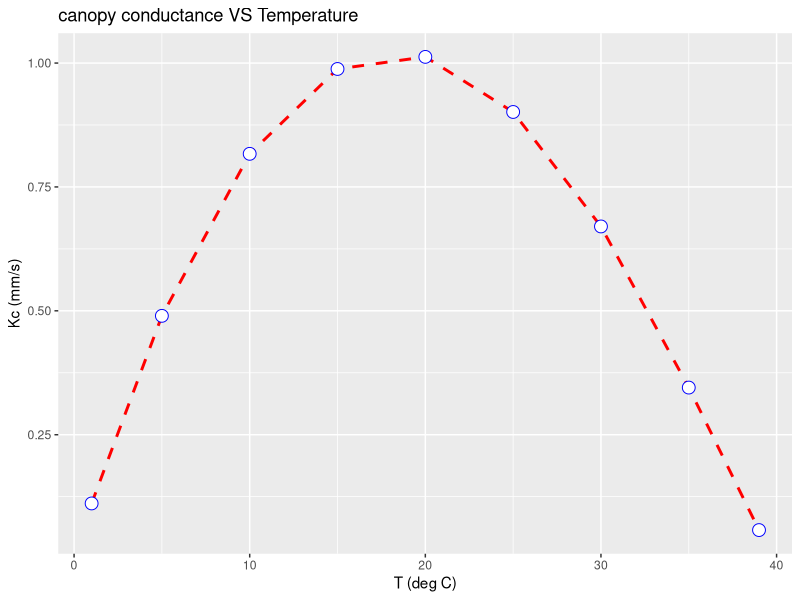
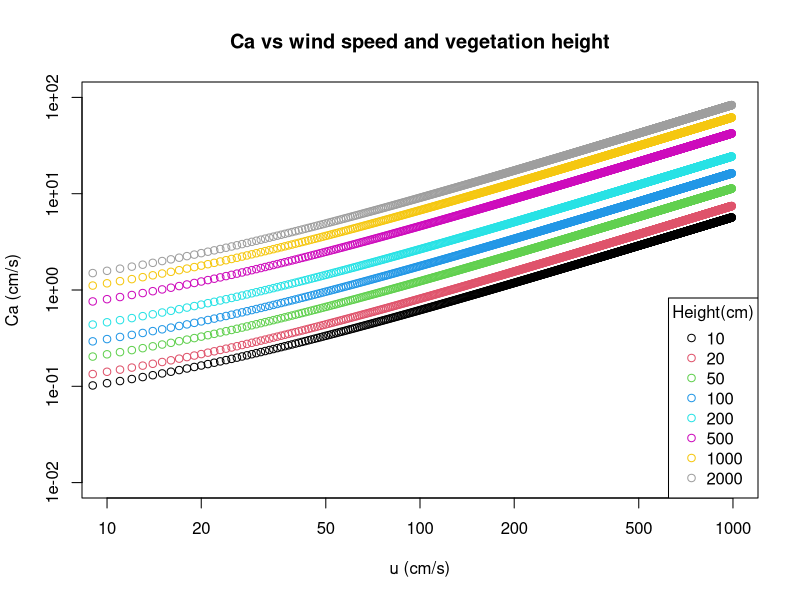
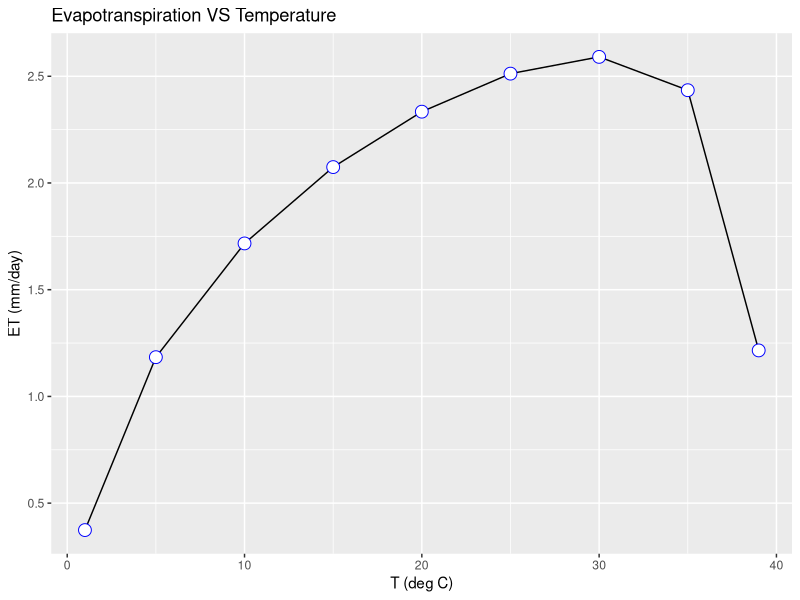
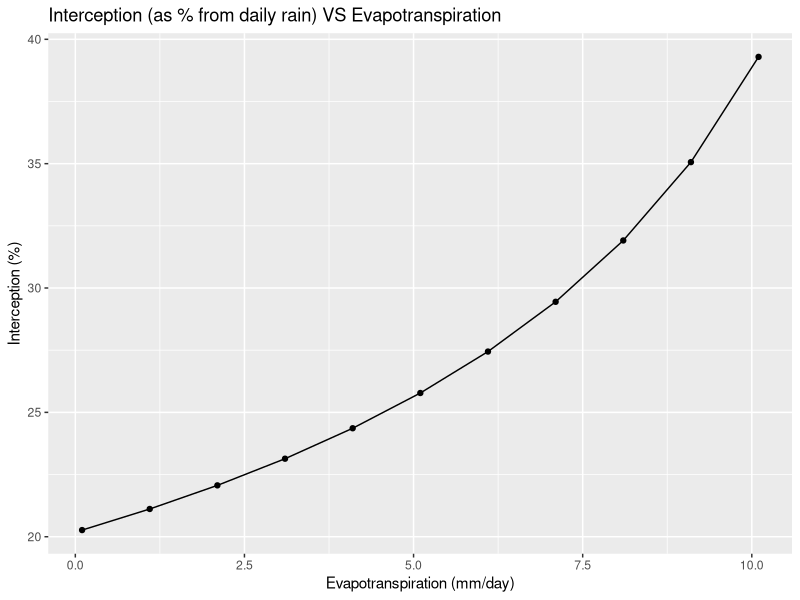
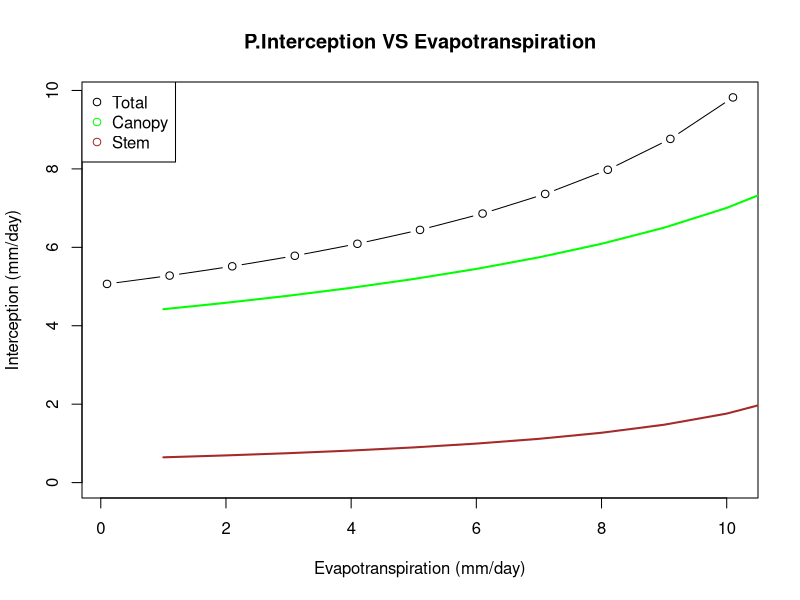
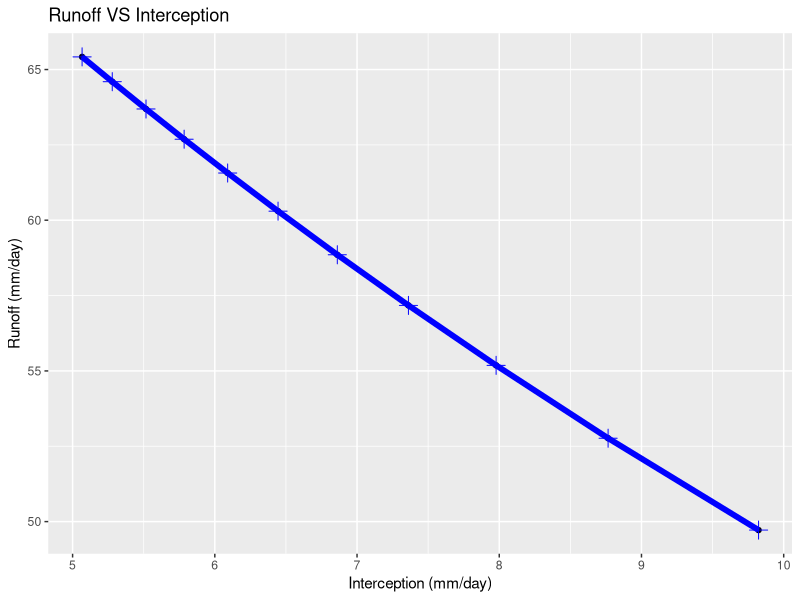

Here is the R script that generated these plots, in order: (Note: this script raises an error after producing the figures.)
## ---- chunk 1
library(ggplot2)
## ---- chunk 2
#' Canopy Conductance Model
#' 
#' The R in Jarvis parameters is for "relative". the valus can be taken from the plots and equations in "Physical Hydrology: Third Edition" by S. Lawrence Dingman (p. 282).
#Default values for Quercus ilex (oaks) and Mediterranian sclerophyllous where taken from
#Schulze, E. D., Kelliher, F. M., Korner, C., Lloyd, J., & Leuning, R. (1994). Relationships among maximum stomatal #conductance, ecosystem surface conductance, carbon assimilation rate, and plant nitrogen nutrition: a global ecology #scaling exercise. Annual Review of Ecology and Systematics, 629-660.
#and
#Limousin, J. M., Rambal, S., Ourcival, J. M., & Joffre, R. (2008). Modelling rainfall interception in a Mediterranean #Quercus ilex ecosystem: lesson from a throughfall exclusion experiment. Journal of Hydrology, 357(1), 57-66. 



#' @param T (deg c) air temperature at measured height above ground (0>T<40 deg C).
#' @param Cleaf_max (mm/s) maximum stomatal contuctance .
#' @param Rnrad (-) Relative solar radiation.
#' @param Rvpd (-) Relative absolute-humidity deficit.
#' @param Rteta (-) Relative soli moisture deficit.
#' @param LAI (-) Leaf area index.
#' @param Fs (-) Shelter factor.
#' @usage calculate canopy conductance, based on the Jarvis model. To be used in Penman-Montieth ET model.
#' @author Elad Dente
#' @return Jarvis model coefficient (Jarvis_c) and canopy conductance (Kc, mm/s)

canopy_conductance<-
  function(Cleaf_max=4.8, Rnrad, Rvpd=0.85,T, Rteta, LAI=1.61,Fs=0.2) {
    
    #       Internal Variables
    #       RT  (-) from  T, based on Stewart (1988) relationsip). 
    
    #RT from T
    RT=(T*(40-T)^1.18)/691
    
    #claculating Jc
    Jarvis_c = (Cleaf_max*Rnrad*Rvpd*RT*Rteta)
    
    #claculating Kc
    Kc = (Jarvis_c*LAI*Fs)
    
    #return Kc
    return(list(Jarvis_coefficient=Jarvis_c, Relative_temperature=RT, Canopy_conductance_mm.s=Kc))
  }
## ---- chunk 3
#typical T values:
T_i=c(1,5,10,15,20,25,30,35,39);
#Calculating Kc for differnt T_i values:
Kc_res=matrix(,nrow = length(T_i), ncol = 1);
for (i in 1:length(T_i)){
    a<-(canopy_conductance(Rnrad=0.5, T = T_i[i],Rteta=1,Fs=0.6,LAI=1,Cleaf_max = 4));
    Kc_res[i,1]=a$Canopy_conductance_mm.s
  }

## ---- chunk 4
qplot(T_i,Kc_res,main="canopy conductance VS Temperature", xlab="T (deg C)", ylab="Kc (mm/s)") + geom_line(colour="red", linetype="dashed", size=1) + geom_point(colour="blue", size=4, shape=21, fill="white")
## ---- chunk 5
#' Atmospheric conductance model
#' 
#' Based on eq.6.48 (p. 278) in "Physical Hydrology: Third Edition" by S. Lawrence Dingman
#' This model gives estimation of the atmospheric conductance (Ca) based on the 
#' wind velocity (at 2m above vegetation, 'windspeed') and vegetation height ('z_veg')
#' 
#' @param   windspeed (cm/s) at 2m above ground 
#' @param   z_veg (cm), height of vegetation above ground
#' @usage calculate atmospheric conductance to be used in Penman-Montieth ET model.
#' @author Elad Dente
#' @return zd, z0, zm (all in cm), and atmospheric conductance (cm/s)

atmo_conductance <-
function(windspeed, z_veg) {
    #       Internal Variables
    #
    #       Zd     (cm)    zero-plan displacement height
    #       z0    (cm)     roughness height
    #       zm      (cm)      measurement_height
    
    #zd from Z_veg
    zd = 0.7*z_veg
    
    #z0 from z_veg
    z0 = 0.1*z_veg
    
    #zm from z_veg
    zm = (z_veg +200)
     
    #claculating Ca
    Ca = (windspeed/(6.25*(log((zm-zd)/z0))^2))
    
    #return Ca
    return(list(displacement_height=zd, roughness_height=z0, measurement_height=zm, atmospheric_conductance_cm.s=Ca))
  }

## ---- chunk 6
#windspeed values cm/s:
u=seq(10,1000);
#vegetation height values cm
z=c(10,20,50,100,200,500,1000,2000);
#matrix for the results
atmo_res=matrix(,nrow = length(u), ncol = length(z));
for (i in 1:length(u)){
  for (j in 1:length(z)){
    x<-(atmo_conductance(u[i],z[j]));
    atmo_res[i,j]=x$atmospheric_conductance_cm.s
  }
}

#ploting the matrix
matplot(atmo_res, type = c("b"),pch=1,col = 1:8,
        main="Ca vs wind speed and vegetation height", xlab="u (cm/s)", ylab="Ca (cm/s)",
  xlim=c(10, 1000), ylim=c(0.01, 100),log="xy")
legend("bottomright", legend = z[1:8], col=1:8, pch=1, title="Height(cm)")
## ---- chunk 7
#' Penman Montieth Equation
#' 
#' THis function computer evapotranspiration based on radiation, conductance etc
#' 

#' @param        Tair    (deg C) air temperature
#' @param    vpd     (Pa)    vapour pressure deficit
#' @param     Rnet    (j/m2/day)      net radiation
#' @param     gs      (mm/s)  surface conductance
#' @param     ga      (mm/s)  aerodynamic conductance
#' @param     CP  =      1010.0 (J/kg*K) specific heat of air
#' @param    Pair = 101325 (Pa)
#' @author Naomi (edited by Elad Dente)
#' @return ET (W/m^2),Evapotranspiration (m/s), Evapotranspiration (mm/day)
 
 
penman_montieth =
function(Tair, vpd, Rnet, gs,ga, dayl=11, CP=1010, Pair=101325) {
  
  #       Internal Variables
  #
  #       rho     (kg/m3)         density of air
  #       CP      (K/jg/degC)     specific heat of air
  #       lhvap   (J/kg)          latent heat of vapourization H20
  #       s       (Pa/degC)       slope of sat vpd vs T curve
  #       rs      (s/m)   surface resistance
  #       ra      (s/m)   aerodynamic resistance
  

  # convert Rnet to daytime value in j/m2/s
  Rnet = Rnet / (60*60*dayl)
  
  # convert conductance to resistance and change units
  rs = 1000.0/gs
  ra = 1000.0/ga
  
  # Assign tk (Kelvins)
  tk = Tair + 273.15
  
  #       Density of air (rho) as a fn. of air temp.
  rho = 1.292 * ( 0.00428 * Tair )
  
  #       Latent heat of vapourization as a fn. of Tair.
  lhvap = 2.5023e6 - 2430.54 * Tair
  
  #       Temperature offsets for slope estimates
  dt = 0.2
  t1 = Tair + dt
  t2 = Tair - dt
  
  #       Saturation vapour pressures at t1 and t2(Pa)
  pvs1 = 610.7 * exp(17.38 * t1 / ( 239.0 + t1))
  pvs2 = 610.7 * exp(17.38 * t2 / ( 239.0 + t2))
  
  #       Slope of pvs vs T curve at Tair (Pa/deg C)
  s = ( pvs1 -   pvs2 ) / ( t1 -  t2 )
  
  #       Calculate gamma
  gamma = CP * Pair / ( lhvap )
  
  
  #       Evaporation in W/m2
  et = ((s*Rnet) + (rho*CP*vpd/ra)) / (gamma*(1.0 + rs/ra) +s)
  
  
  #       mH20/s = W/m2 * 1kgH20/lhvap J * 1m3H20/1000kGH20
  ewater = ( et/ ( lhvap * 1000 ))
  
  # mmH20/day
  ewater.day = ewater * dayl*60*60 * 1000
  
  # return from your function
  return(list(Evapotransiration=et,mH2O.s=ewater,mmH2O.day=ewater.day))
}

## ---- chunk 8
#Calculating ET for differnt T_i values:
ET_res=matrix(,nrow = length(T_i), ncol = 1);
for (i in 1:length(T_i))
  {
    b<-penman_montieth(Tair=T_i[i],vpd=250,Rnet=9000000, gs=Kc_res[i],ga=1)
    ET_res[i,1]=b$mmH2O.day
}
#plot
qplot(T_i,ET_res,main="Evapotranspiration VS Temperature", xlab="T (deg C)", ylab="ET (mm/day)")+ geom_line() + geom_point(colour="blue", size=4, shape=21, fill="white")
## ---- chunk 9
#' Canopy and Stem Interception Model
#' 
#' This model calculates the precipitation necessery to fill canopy and stem storage, based on Gash et al. 1995, and Valente et al. 1977.
#' The defults represent values of Mediterranean Quercus ilex (evergreen oak) ecosystem acording to the reference below.
#'
#' @usage calculate Interception for a day
#' @param P.rate (mm/hr) is the mean precipitation rate.
#' @param  Evap (mm) total evporation (Here we try to aplly the Penman-montieth ET.)
#' @param P (mm) total precipitation
#' @param c (-) canopy cover per unit area
#' @param S (mm) canopy storage capacity  
#' @param St (mm) trunks storage capacity
#' @param Pt (-) the propotion of rain goes to stemflow
#' @author Elad Dente
#' @return P.canopy (mm) canopy interception, P.stem (mm) stem interception, tot_inter (mm) total interception, and prc.inter (%) precentage of interception in precipitation. .
#' @references 
#Valente, F., David, J. S., & Gash, J. H. C. (1997). Modelling interception loss for two sparse eucalypt and pine forests in central Portugal using reformulated Rutter and Gash analytical models. Journal of Hydrology, 190(1), 141-162.
#Limousin, J. M., Rambal, S., Ourcival, J. M., & Joffre, R. (2008). Modelling rainfall interception in a Mediterranean Quercus ilex ecosystem: lesson from a throughfall exclusion experiment. Journal of Hydrology, 357(1), 57-66.

interception<-
  function(P.rate,Evap,P,c=0.59,S=1.7,St=0.64,Pt=0.1,dayl=11){
  
  #       Internal Variables
  #       Ec (mm/hr) is the mean evaporation rate. 
  #       Sc (mm) canopy storage capcity per cover unit (S/c)
  #       Stc (mm) stem storage capcity per cover unit (St/c)
  #       Ptc (mm) propotion of rain goes to stems per cover unit (Pt/c)
  
  #calculating mean ET rate (mm/hr)
  Ec= Evap/dayl
  #calculating Sc
  Sc= S/c
  #calculating Stc
  Stc= St/c
  #calculating Ptc
  Ptc= Pt/c
  
  #calculating P.canopy
  P.canopy=-(P.rate/Ec)*Sc*log(1-(Ec/P.rate))
  P.stem=ifelse(P.canopy < P,(P.rate/(P.rate-Ec))*(Stc/Ptc),0)
  #calculating P.stem
  #P.stem=(P.rate/(P.rate-Ec))*(Stc/Ptc)+P.canopy
  
  #total interception
  tot_inter=ifelse((P.canopy+P.stem)<P,(P.canopy+P.stem),P)
  
  # % total interception from precipitation
  prc.inter=100*tot_inter/P
  
 # tot_inter_Ia=ifelse((tot_inter > P), P, tot_inter)
  
  return (list(canopy_interception=P.canopy,stem_interception=P.stem,total_interception=tot_inter,inter.precentage=prc.inter))
}
## ---- chunk 10
#Calculating total interception for differnt rain intensity values:
Evap_i=seq(0.1,10.1,1)
interception_res=matrix(0,nrow = length(Evap_i), ncol = 6,dimnames = list(c(),c("canopy","stem","total","presentage","ratio","Ia")));

for (i in 1:length(Evap_i))
  {
    d=interception(P.rate=1.3,Evap=Evap_i[i],P=25,c=0.59,S=2.6,St=0.064,Pt=0.1,dayl=11)
    interception_res[i,1]=d[[1]]
    interception_res[i,2]=d[[2]]
    interception_res[i,3]=d[[3]]
    interception_res[i,4]=d[[4]]
    
}
#plot of %interception
qplot(Evap_i,interception_res[,4],main="Interception (as % from daily rain) VS Evapotranspiration", xlab="Evapotranspiration (mm/day)", ylab="Interception (%)") + geom_line()
#plot of stem, canopy and total interception
plot(Evap_i,interception_res[,3],main="P.Interception VS Evapotranspiration", xlab="Evapotranspiration (mm/day)", ylab="Interception (mm/day)", ylim=c(0,max(interception_res[,3])),type=c("b"))
lines(interception_res[,1],col="green",lwd=2)
lines(interception_res[,2],col="brown",lwd=2)
legend("topleft",legend=c("Total","Canopy","Stem"),col=c("black","green","brown"),pch=1)
## ---- chunk 11
#' SCS Model
#' 
#' This function calculate the SCS method for Runoff, in atempt to use physical parameters rather the curve number of #' the original method.
#' Here the usage is for estimation of daily runoff
#' 
#'@param P (mm) daily rain.
#'@param I (mm) daily initial abstraction (we try to use the daily interception from the interception model)
#'@author Elad Dente
#'@references http://www.professorpatel.com/uploads/7/6/5/6/7656897/tr55.pdf
#'@return I, S, CN and Q (all in mm)

SCS=function(P,I){
  S=I/0.2
  Q=((P-I)*(P-I))/(P-I+S)
  
  #IS is the I acording to I=0.2*S
  IS=0.2*S
  #CN number for SI units
  CN=25400/(S+254)
  #results
  return(list(IS=IS,I=I,runoff=Q,CN=CN))
}
  
## ---- chunk 12
#Calculating total interception for differnt rain intensity values:

SCS_res=matrix(,nrow = length(Evap_i), ncol = 1)
for (i in 1:length(Evap_i))
  {
    e<-SCS(P=90,I=interception_res[i,3])
    SCS_res[i,1]=e$runoff
}
#plot
qplot(interception_res[,3],SCS_res,main="Runoff VS Interception", xlab="Interception (mm/day)", ylab="Runoff (mm/day)")+ geom_line(colour="blue", linetype=1, size=2) + geom_point(colour="blue", size=4, shape=3, fill="black")

## ---- chunk 13
#reading the dataset
Goren = read.csv("Datasets/Eilon_dataset.csv", sep=",", header=T)
Goren_results=matrix(0,nrow=28,ncol=4)
#calculating for the dataset and parameters that charcterizng the vegetation
for (i in 1:28)
{
Goren_results[i,1]=  penman_montieth(Tair=Goren$Goren.daytemp..degc.[i], vpd=Goren$Goren_day.VPD..Pa.[i], Rnet=Goren$Goren_dayNrad.J.m2.day.[i],gs=canopy_conductance(Cleaf_max=4.8, Rnrad=Goren$Rnrad[i], Rvpd=0.85,T=Goren$Goren.daytemp..degc.[i], Rteta=0.45, LAI=1.61)[[3]] ,ga=10*(atmo_conductance(Goren$Goren_windspeed[i],300)[[4]]))[[3]]
Goren_results[i,2]=interception(P.rate=Goren$Goren.mean.rainRate[i],Evap=Goren_results[i,1],P=Goren$Goren_rain[i],c=0.59,S=2.6,St=0.064,Pt=0.1,dayl=11)[[3]] 
Goren_results[i,3]=SCS(P=Goren$Goren_rain[i],I=Goren_results[i,2])[[3]]
Goren_results[i,4]=Goren$Goren_rain[i]
 }
  
# plot of the results
matplot(Goren_results[,1:4], type = c("b"),pch=1,col = 1:4,
main="Interception, Runoff, Rain and ET for day", xlab="day", ylab="mm")
legend("topleft", legend = c("ET","Interception", "Q","Rain"), col=1:4, pch=1)

## ---- chunk 14
#parameters that their whight will be tested:
#LAI
#Cleaf_max
#Fs, Range
#Z_veg
#all of them are paramters that relate to the vegetation.

#building 600 sets of parameters using random numbers:
stats=array(0,dim=c(600,5),dimnames=list(seq(1:600),c("row","LAI","Cleaf_max","Fs","Z_veg")))
stats[,1]=seq(1:600)
stats[,2]=rnorm(600, mean=3, sd=1)
stats[,3]=rnorm(600, mean=4.8, sd=0.5)
stats[,4]=runif(600, min=0.1, max=0.3)
stats[,5]=rnorm(600, mean=300, sd=50)
stats=as.data.frame.array(stats)

#Building the modeled ET array
ModET=array(0,dim=c(28,600))
#reading data
Goren = read.csv("Datasets/Eilon_dataset.csv", sep=",", header=T)

#loop for calculating model for parmeters sets and measured atmospheric values for Goren Park.
for (i in 1:28)
  {
  for(j in 1:600)
    {
    ModET[i,j]=penman_montieth(Tair=Goren$Goren.daytemp..degc.[i], vpd=Goren$Goren_day.VPD..Pa.[i], Rnet=Goren$Goren_dayNrad.J.m2.day.[i],                   gs=canopy_conductance(Cleaf_max=stats$Cleaf_max[j], Rnrad=Goren$Rnrad[i], Rvpd=0.85,T=Goren$Goren.daytemp..degc.[i], Rteta=Goren$Rteta[i], LAI=stats$LAI[j])[[3]]                   ,ga=10*(atmo_conductance(Goren$Goren_windspeed[i],stats$Z_veg[j])[[4]]))[[3]]
     }
}


#addin the observed ET from Goren
Goren$Goren_totET=Goren$Goren.dayEP_aero..mm.+Goren$Goren.dayEP_rad..mm.
AeroET_obs=Goren$Goren_totET
both=cbind(ModET,AeroET_obs)
both=as.data.frame(both)
AeroET_obs=as.data.frame(AeroET_obs)
ModET=as.data.frame(ModET)

# Correlation coefficient
p.corr = apply(ModET, 2, cor, y=AeroET_obs)

# histogram
hist(p.corr, main="Histogram of Correlation", xlab="Correlation")
stats$correl=p.corr

#NSE for the results
#' NSE
#' 
#' Nash-Sutcliffe Efficiency Performance Metric
#' @param m modelled value (any unit)
#' @param o observed value (any unit) 
#' @return nse  
NSE = function (m, o)        
{
    err = m-o
    meanobs = mean(o)
    mse = sum(err*err)
    ovar = sum((o-meanobs)*(o-meanobs))
    nse = 1.0 - mse/ovar
    nse
}
NSE_res = apply(ModET, 2, NSE, o=AeroET_obs[1:28,1])
stats$NSE = NSE_res
logNSE = apply(log(ModET),2, NSE, o=log(AeroET_obs[1:28,1]))
stats$logNSE = logNSE
hist(stats$logNSE)

#RMSD
RMSD=function(mm,oo)
{
  Rres=((sum((mm-oo)*(mm-oo)))/28)*0.5
  return(Rres)
}
rmsd_res = apply(ModET, 2, RMSD, oo=AeroET_obs[1:28,1])
stats$RMSD = rmsd_res
hist(stats$RMSD)

#err
err=(apply(ModET,2,mean)-mean(AeroET_obs[1:28,1]))/mean(AeroET_obs[1:28,1])
stats$err=err*100
hist(stats$err)

# plot p.correl vs NSE
plot(stats$NSE, stats$correl, ylab="Correlation", xlab="NSE", ylim=c(0,1))
plot(stats$NSE, stats$correl, ylab="Correlation", xlab="NSE", ylim=c(0,1),xlim=c(0,1))

# prepering GLUE vectors
#Accuarcy
stats$accuracy=pmax(0.0,stats$NSE)*pmax(0.0, stats$logNSE)*pmax(0.0,(1-abs(stats$err/100)))#*pmax(0,1.7-stats$RMSD))
summary(stats$accuracy)
hist(stats$accuracy, main="Accuracy")

#Threshold
# top N
topN = 50
top<-stats[order(stats$accuracy,decreasing=T),]
stats.acc=top[1:topN,]

#GLUE
# weight for each parameter set
max_acc=max(stats.acc$accuracy)
min_acc=min(stats.acc$accuracy)
stats.acc$w_acc=(stats.acc$accuracy-min_acc)/(max_acc-min_acc)
sum_acc=sum(stats.acc$accuracy)
stats.acc$wt_acc=stats.acc$accuracy/sum_acc

Nacc = nrow(stats.acc)

# generate ET as weighted average of all acceptable parameter sets
accept.cols = stats.acc$row
accept.wts = stats.acc$wt_acc
aver.ET = apply(ModET[,accept.cols],1, weighted.mean, accept.wts)

# calculate upper and lower confidence bounds 95%
library(Hmisc)
glue.res=apply(ModET[,accept.cols],1,"wtd.quantile",weights=accept.wts,prob=c(0.05,0.975),normwt=T)
glue.res=as.data.frame(t(glue.res))
colnames(glue.res)=c("low","high")

# plotting ET for all acceptable parameter sets
stck = stack(ModET[,accept.cols])
maxET = max(stck$values)
minET = min(stck$values)
plot(aver.ET,type="l",lwd=1, lty=2, xlab="Time(days)",ylab=" ET (mm/day)",main="GLUE", ylim=c(minET,maxET))

x<-1:nrow(glue.res)
polygon(c(x,rev(x)),c(glue.res$low,rev(glue.res$high)),col="pink",border=NA)
lines(AeroET_obs,col="red",lwd=2)
lines(Goren_results[,1],col="green",lwd=2)
lines(aver.ET,lwd=2)
legend("topright", legend=c("95% confidence limit","weighted mean", "observation","Guessed Parameters"), col=c("pink","black","red","green"), lty=c(1,1,1,1), lwd=c(4,3,2,2))
